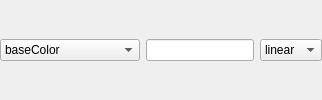
<?xml version="1.0" encoding="UTF-8"?>
<ui version="4.0">
 <class>Form</class>
 <widget class="QWidget" name="main">
  <layout class="QHBoxLayout" name="horizontalLayout">
   <property name="leftMargin">
    <number>0</number>
   </property>
   <property name="topMargin">
    <number>0</number>
   </property>
   <property name="rightMargin">
    <number>0</number>
   </property>
   <property name="bottomMargin">
    <number>0</number>
   </property>
   <item>
    <widget class="QComboBox" name="attribute_cmb">
     <item>
      <property name="text">
       <string>baseColor</string>
      </property>
     </item>
     <item>
      <property name="text">
       <string>metalness</string>
      </property>
     </item>
     <item>
      <property name="text">
       <string>specularRoughness</string>
      </property>
     </item>
     <item>
      <property name="text">
       <string>emission</string>
      </property>
     </item>
    </widget>
   </item>
   <item>
    <widget class="QLineEdit" name="pattern_line">
     <property name="text">
      <string/>
     </property>
    </widget>
   </item>
   <item>
    <widget class="QComboBox" name="colorspace_cmb">
     <item>
      <property name="text">
       <string>linear</string>
      </property>
     </item>
     <item>
      <property name="text">
       <string>sRGB</string>
      </property>
     </item>
    </widget>
   </item>
  </layout>
 </widget>
 <resources/>
 <connections/>
</ui>
